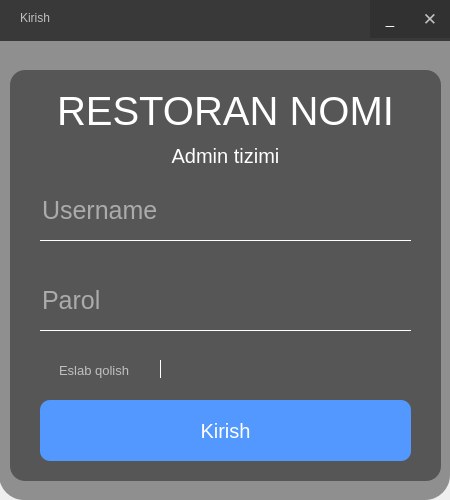
<?xml version="1.0" encoding="UTF-8"?>
<ui version="4.0">
 <class>Login</class>
 <widget class="QDialog" name="Login">
  <property name="geometry">
   <rect>
    <x>0</x>
    <y>0</y>
    <width>450</width>
    <height>500</height>
   </rect>
  </property>
  <property name="minimumSize">
   <size>
    <width>450</width>
    <height>500</height>
   </size>
  </property>
  <property name="maximumSize">
   <size>
    <width>450</width>
    <height>500</height>
   </size>
  </property>
  <property name="windowTitle">
   <string>Login</string>
  </property>
  <property name="windowIcon">
   <iconset resource="../images.qrc">
    <normaloff>:/images/img/icon/main.png</normaloff>:/images/img/icon/main.png</iconset>
  </property>
  <property name="styleSheet">
   <string notr="true">QFrame{
	background:rgba(0,0,0,0.4);
	border-radius:15px;
}

QFrame:hover{
	background:rgba(0,0,0,0.6);
}

QLineEdit{
	font-size:25px;;
	color:white;
	border:none;
	background:transparent;
	border-bottom:1px solid white;
}

QLineEdit:hover{
	background:rgba(0,0,0,0.04);
}


QPushButton{
	background:rgb(83, 152, 255);
	border-radius:10px;
	color:#fff;
}

QPushButton:hover{
	border:none;
	background:rgb(68, 117, 222)
}

QCheckBox{
	color:silver;
	background:transparent
}
QCheckBox:hover{
	color:white;
}</string>
  </property>
  <widget class="QFrame" name="frame">
   <property name="geometry">
    <rect>
     <x>10</x>
     <y>70</y>
     <width>431</width>
     <height>411</height>
    </rect>
   </property>
   <property name="frameShape">
    <enum>QFrame::StyledPanel</enum>
   </property>
   <property name="frameShadow">
    <enum>QFrame::Raised</enum>
   </property>
   <widget class="QLabel" name="baslik_2">
    <property name="geometry">
     <rect>
      <x>10</x>
      <y>20</y>
      <width>411</width>
      <height>41</height>
     </rect>
    </property>
    <property name="cursor">
     <cursorShape>ArrowCursor</cursorShape>
    </property>
    <property name="styleSheet">
     <string notr="true">font-size:40px;
color:white;
background:transparent;
text-align: center;</string>
    </property>
    <property name="inputMethodHints">
     <set>Qt::ImhNone</set>
    </property>
    <property name="text">
     <string>RESTORAN NOMI</string>
    </property>
    <property name="textFormat">
     <enum>Qt::AutoText</enum>
    </property>
    <property name="scaledContents">
     <bool>false</bool>
    </property>
    <property name="alignment">
     <set>Qt::AlignCenter</set>
    </property>
    <property name="openExternalLinks">
     <bool>true</bool>
    </property>
    <property name="textInteractionFlags">
     <set>Qt::LinksAccessibleByMouse</set>
    </property>
    <property name="buddy">
     <cstring></cstring>
    </property>
   </widget>
   <widget class="QLabel" name="baslik">
    <property name="geometry">
     <rect>
      <x>10</x>
      <y>70</y>
      <width>411</width>
      <height>31</height>
     </rect>
    </property>
    <property name="styleSheet">
     <string notr="true">font-size:20px;
color:white;
background:transparent;</string>
    </property>
    <property name="text">
     <string>Admin tizimi</string>
    </property>
    <property name="alignment">
     <set>Qt::AlignCenter</set>
    </property>
   </widget>
   <widget class="QLineEdit" name="username">
    <property name="geometry">
     <rect>
      <x>30</x>
      <y>110</y>
      <width>371</width>
      <height>61</height>
     </rect>
    </property>
    <property name="inputMask">
     <string/>
    </property>
    <property name="text">
     <string/>
    </property>
    <property name="maxLength">
     <number>32767</number>
    </property>
    <property name="echoMode">
     <enum>QLineEdit::Normal</enum>
    </property>
    <property name="cursorPosition">
     <number>0</number>
    </property>
    <property name="placeholderText">
     <string>Username</string>
    </property>
    <property name="clearButtonEnabled">
     <bool>true</bool>
    </property>
   </widget>
   <widget class="QLineEdit" name="password">
    <property name="geometry">
     <rect>
      <x>30</x>
      <y>200</y>
      <width>371</width>
      <height>61</height>
     </rect>
    </property>
    <property name="text">
     <string/>
    </property>
    <property name="echoMode">
     <enum>QLineEdit::Password</enum>
    </property>
    <property name="placeholderText">
     <string>Parol</string>
    </property>
    <property name="clearButtonEnabled">
     <bool>true</bool>
    </property>
   </widget>
   <widget class="QCheckBox" name="remember_me">
    <property name="geometry">
     <rect>
      <x>30</x>
      <y>290</y>
      <width>121</width>
      <height>20</height>
     </rect>
    </property>
    <property name="font">
     <font>
      <pointsize>10</pointsize>
     </font>
    </property>
    <property name="cursor">
     <cursorShape>PointingHandCursor</cursorShape>
    </property>
    <property name="styleSheet">
     <string notr="true"/>
    </property>
    <property name="text">
     <string>Eslab qolish</string>
    </property>
   </widget>
   <widget class="Line" name="line">
    <property name="geometry">
     <rect>
      <x>150</x>
      <y>290</y>
      <width>1</width>
      <height>18</height>
     </rect>
    </property>
    <property name="styleSheet">
     <string notr="true">background:white;</string>
    </property>
    <property name="orientation">
     <enum>Qt::Vertical</enum>
    </property>
   </widget>
   <widget class="QPushButton" name="btn_sign">
    <property name="geometry">
     <rect>
      <x>30</x>
      <y>330</y>
      <width>371</width>
      <height>61</height>
     </rect>
    </property>
    <property name="font">
     <font>
      <pointsize>15</pointsize>
     </font>
    </property>
    <property name="cursor">
     <cursorShape>PointingHandCursor</cursorShape>
    </property>
    <property name="text">
     <string>Kirish</string>
    </property>
    <property name="default">
     <bool>true</bool>
    </property>
   </widget>
  </widget>
  <widget class="QFrame" name="frame_3">
   <property name="geometry">
    <rect>
     <x>-1</x>
     <y>-1</y>
     <width>451</width>
     <height>501</height>
    </rect>
   </property>
   <property name="styleSheet">
    <string notr="true">QFrame{
	background-image: url(:/images/img/background/login_2.jpg);
	border-top-left-radius:0px;
	border-top-right-radius:0px;
	border-bottom-left-radius:25px;
	border-bottom-right-radius:25px;
}</string>
   </property>
   <property name="frameShape">
    <enum>QFrame::StyledPanel</enum>
   </property>
   <property name="frameShadow">
    <enum>QFrame::Raised</enum>
   </property>
  </widget>
  <widget class="QFrame" name="frame_2">
   <property name="geometry">
    <rect>
     <x>0</x>
     <y>0</y>
     <width>451</width>
     <height>41</height>
    </rect>
   </property>
   <property name="styleSheet">
    <string notr="true">QFrame{
background:rgba(0,0,0,0.60);
}
QFrame{

border-radius:none;

}

QFrame:hover{
background:rgba(0,0,0,0.75);
}</string>
   </property>
   <property name="frameShape">
    <enum>QFrame::StyledPanel</enum>
   </property>
   <property name="frameShadow">
    <enum>QFrame::Raised</enum>
   </property>
   <widget class="QPushButton" name="btn_minimize">
    <property name="geometry">
     <rect>
      <x>370</x>
      <y>0</y>
      <width>40</width>
      <height>38</height>
     </rect>
    </property>
    <property name="font">
     <font>
      <pointsize>11</pointsize>
      <underline>false</underline>
     </font>
    </property>
    <property name="cursor">
     <cursorShape>PointingHandCursor</cursorShape>
    </property>
    <property name="styleSheet">
     <string notr="true">QPushButton{
background:rgba(0, 0, 0,0.15);
border-radius:none;
}


QPushButton:hover{
background:rgba(0, 0, 0,0.6)
}</string>
    </property>
    <property name="text">
     <string>_</string>
    </property>
   </widget>
   <widget class="QPushButton" name="btn_close">
    <property name="geometry">
     <rect>
      <x>410</x>
      <y>0</y>
      <width>40</width>
      <height>38</height>
     </rect>
    </property>
    <property name="font">
     <font>
      <pointsize>13</pointsize>
     </font>
    </property>
    <property name="cursor">
     <cursorShape>PointingHandCursor</cursorShape>
    </property>
    <property name="styleSheet">
     <string notr="true">QPushButton{
background:rgba(0, 0, 0,0.15);
color:silver;

border-radius:none;
}


QPushButton:hover{
background:red;
color:white
}</string>
    </property>
    <property name="text">
     <string>✕</string>
    </property>
   </widget>
   <widget class="QLabel" name="label_2">
    <property name="geometry">
     <rect>
      <x>20</x>
      <y>10</y>
      <width>101</width>
      <height>16</height>
     </rect>
    </property>
    <property name="font">
     <font>
      <pointsize>9</pointsize>
     </font>
    </property>
    <property name="styleSheet">
     <string notr="true">
color:silver;
background:transparent;</string>
    </property>
    <property name="text">
     <string>Kirish</string>
    </property>
   </widget>
  </widget>
  <zorder>frame_3</zorder>
  <zorder>frame</zorder>
  <zorder>frame_2</zorder>
 </widget>
 <resources>
  <include location="../images.qrc"/>
 </resources>
 <connections/>
</ui>
